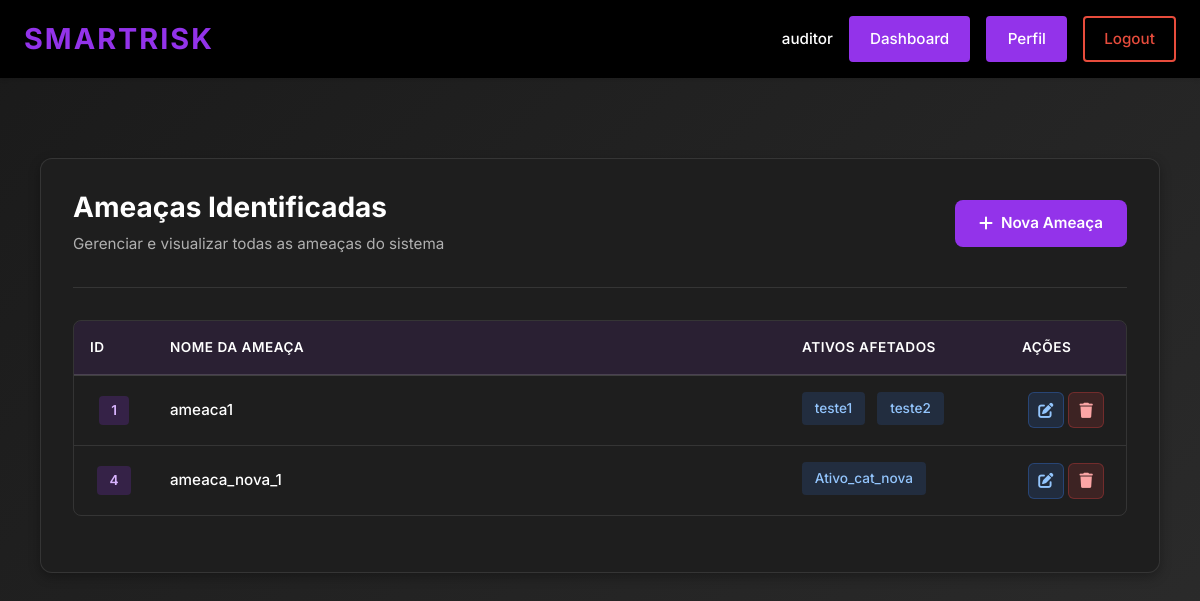
The app's page /lista_ameacas/ (signed in) with its own data.
### ismsapp/models.py (models this page shows, shortened)
class Ameaca(models.Model):
    """The name/title of the threat."""
    nome = models.CharField(
        max_length=255,
        help_text="Nome ou título da ameaça (ex: Ransomware Cryptolocker).",
    )
    """The assets that this threat targets. A threat can affect multiple assets."""
    ativos = models.ManyToManyField(
        Ativo,
        related_name = "ameacas",
        help_text = "Os ativos que esta ameaça tem como alvo.",
    )
    class Meta:
        verbose_name = "Ameaça"
        verbose_name_plural = "Ameaças"

class Ativo(models.Model):
    """Name/identifier of the asset (e.g., 'Servidor de Banco de Dados Prod-01')."""
    nome = models.CharField(
        max_length=255,
        default="Ativo",
        help_text="Nome único ou identificador do ativo (ex.: 'Servidor de Banco de Dados Prod-01').",
    )
    """Foreign key to the asset category that classifies this asset."""
    categoria = models.ForeignKey(
        CategoriaAtivo,
        on_delete=models.SET_NULL,
        null=True,
        related_name="ativos",
        help_text="Categoria que classifica este ativo.",
    )
    """Numeric score for the Confidentiality dimension, indicating how sensitive the asset's information is. Higher values mean greater damage if data is disclosed without authorization."""
    confidencialidade = models.PositiveSmallIntegerField(
        verbose_name = "Confidencialidade (C)",
        default = 0,
        help_text = (
            "Grau de sensibilidade das informações deste ativo. "
            "Uma pontuação mais alta indica maior prejuízo caso os dados sejam divulgados sem autorização."
        ),
    )
    """Numeric score for the Integrity dimension, indicating how critical it is that the asset's data remains accurate and unaltered. Higher values mean greater harm if data is modified or corrupted."""
    integridade = models.PositiveSmallIntegerField(
        verbose_name = "Integridade (I)",
        default = 0,
        help_text = (
            "Grau de criticalidade do dado deste ativo. "
            "Uma pontuação mais alta indica maior dano se os dados forem modificados ou corrompidos."
        ),
    )
    """Numeric score for the Availability dimension, indicating how important it is that the asset is accessible when needed. Higher values mean more severe impact if the asset becomes unavailable."""
    disponibilidade = models.PositiveSmallIntegerField(
        verbose_name = "Disponibilidade (D)",
        default = 0,
        help_text = (
            "Grau de importância do acesso a este ativo quando necessário. "
            "Uma pontuação mais alta indica impacto mais severo se o ativo se tornar indisponível."
        ),
    )
    """The Privacy dimension score, indicating how much the asset handles personal data subject to privacy regulations. Higher values mean greater exposure to privacy-related obligations and risks."""
    privacidade = models.PositiveSmallIntegerField(
        verbose_name = "Privacidade (P)",
        default = 0,
        help_text = (
            "O grau em que este ativo lida com dados pessoais sujeitos a regulamentações de privacidade. "
            "Uma pontuação mais alta indica maior exposição a obrigações e riscos relacionados à privacidade."
        ),
    )
    """Composite CIDP weight calculated from the four dimension scores previously defined. This value is used in risk scoring to reflect the overall criticality of the asset. Consider overriding the save() method or using a @property to automatically keep this value in sync whenever any of the individual dimension scores are updated."""
    peso_cidp = models.DecimalField(
        max_digits = 5,
        decimal_places = 2,
        default = 0,
        help_text = (
            "Peso composto CIDP calculado a partir das quatro pontuações de dimensão acima. "
        ),
    )
    class Meta:
        verbose_name = "Ativo"
        verbose_name_plural = "Ativos"

### ismsapp/views.py (the view)
# urls.py: path("lista_ameacas/", views.ReadAmeacaView.as_view(), name="lista_ameacas"),
class ReadAmeacaView(View):
    template_name = "ismsapp/lista_ameacas.html"
    def _check_permission(self, user):
        if not user.is_authenticated:
            return False
        user_profile = getattr(user, 'profile', None)
        if not user_profile:
            return False
        return True
    def _check_edit_permission(self, user):
        if not user.is_authenticated:
            return False
        user_profile = getattr(user, 'profile', None)
        if not user_profile:
            return False
        allowed_actors = [
            UserProfile.Actor.AUDITOR,
            UserProfile.Actor.ANALISTA
        ]
        return user_profile.actor_type in allowed_actors
    @method_decorator(login_required(login_url="login"))
    def get(self, request, *args, **kwargs):
        if not self._check_permission(request.user):
            return redirect('dashboard')
        from .models import Ameaca
        ameacas = Ameaca.objects.all()
        pode_editar_deletar = self._check_edit_permission(request.user)
        contexto = {
            'ameacas': ameacas,
            'pode_editar_deletar': pode_editar_deletar,
        }
        return render(request, self.template_name, contexto)

### ismsapp/templates/ismsapp/lista_ameacas.html (shortened to what this page needs)
{% extends "ismsapp/base.html" %}
{% load static %}
{% block extra_css %}
    <link href="https://cdn.jsdelivr.net/npm/bootstrap@5.3.0/dist/css/bootstrap.min.css" rel="stylesheet">
    <link href="https://cdnjs.cloudflare.com/ajax/libs/font-awesome/6.4.0/css/all.min.css" rel="stylesheet">
    <link href="{% static 'css/ismsapp/lista_ameacas.css' %}" rel="stylesheet">
{% endblock %}
{% block content %}
    <div class="lista-container">
        <div class="lista-card">
            <div class="lista-header">
                <div class="header-content">
                    <h1>Ameaças Identificadas</h1>
                    <p class="subtitle">Gerenciar e visualizar todas as ameaças do sistema</p>
                </div>
                {% if pode_editar_deletar %}
                <a href="{% url 'deteccao_ameaca' %}" class="btn-add-threat">
                    <i class="fas fa-plus"></i> Nova Ameaça
                </a>
                {% endif %}
            </div>
            {% if ameacas %}
                <div class="threats-table-wrapper">
                    <table class="threats-table">
                        <thead>
                            <tr>
                                <th>ID</th>
                                <th>Nome da Ameaça</th>
                                <th>Ativos Afetados</th>
                                <th>Ações</th>
                            </tr>
                        </thead>
                        <tbody>
                            {% for ameaca in ameacas %}
                                <tr>
                                    <td class="threat-id-cell">
                                        <span class="id-badge">{{ ameaca.id }}</span>
                                    </td>
                                    <td class="threat-name-cell">
                                        {{ ameaca.nome }}
                                    </td>
                                    <td class="threat-assets-cell">
                                        {% if ameaca.ativos.all %}
                                            {% for ativo in ameaca.ativos.all %}
                                                <span class="asset-badge">{{ ativo.nome }}</span>
                                            {% endfor %}
                                        {% else %}
                                            <span class="asset-badge empty">Nenhum ativo</span>
                                        {% endif %}
                                    </td>
                                    <td class="threat-actions-cell">
                                        {% if pode_editar_deletar %}
                                            <a href="{% url 'editar_ameaca' ameaca.id %}" class="action-btn edit-btn" title="Editar">
                                                <i class="fas fa-edit"></i>
                                            </a>
                                            <a href="{% url 'deletar_ameaca' ameaca.id %}" class="action-btn delete-btn" title="Deletar">
                                                <i class="fas fa-trash"></i>
                                            </a>
                                        {% endif %}
                                    </td>
                                </tr>
                            {% endfor %}
                        </tbody>
                    </table>
                </div>
            {% else %}
                <div class="empty-state">
                    <i class="fas fa-shield-alt"></i>
                    <h2>Nenhuma ameaça registrada</h2>
                    <p>Comece registrando uma nova ameaça ao clicar no botão "Nova Ameaça"</p>
                </div>
            {% endif %}
        </div>
    </div>
{% endblock %}

### ismsapp/templates/ismsapp/base.html (shortened to what this page needs)
{% load static %}
<!DOCTYPE html>
<html lang="en">
<head>
    <link rel="stylesheet" href="{% static 'css/ismsapp/header.css' %}">
    {% block extra_css %}{% endblock %}
</head>
<body>
    <header class="isms-header">
        <div class="header-container">
            <a href="{% url 'home' %}" class="header-logo">
                <span class="logo-text">SmartRisk</span>
            </a>
            <nav class="header-nav">
                {% if user.is_authenticated %}
                    <div class="nav-user">
                        <span class="username">{{ user.username }}</span>
                        <a href="{% url 'dashboard' %}" class="nav-button dashboard-button">
                            Dashboard
                        </a>
                        <a href="{% url 'profile' %}" class="nav-button profile-button">
                            Perfil
                        </a>
                        <a href="{% url 'logout' %}" class="nav-button logout-button">
                            Logout
                        </a>
                    </div>
                {% endif %}
            </nav>
        </div>
    </header>
    <main class="main-content">
        {% block content %}{% endblock %}
    </main>
</body>
</html>

### ismsapp/static/css/ismsapp/header.css (style rules this page uses)
.isms-header { background-color: #000000; color: white; padding: 1rem 0; box-shadow: 0 2px 4px rgba(0, 0, 0, 0.1); position: sticky; top: 0; z-index: 100; }
.header-container { max-width: 1200px; margin: 0 auto; padding: 0 1.5rem; display: flex; justify-content: space-between; align-items: center; }
.header-logo { text-decoration: none; color: white; display: flex; align-items: center; gap: 0.5rem; }
.logo-text { font-size: 1.8rem; font-weight: 700; letter-spacing: 2px; color: #9333ea; text-transform: uppercase; transition: color 0.3s ease; }
.header-nav { display: flex; align-items: center; gap: 1rem; }
.nav-user, .nav-auth { display: flex; align-items: center; gap: 1rem; }
.username { font-size: 0.95rem; color: #ffffff; font-weight: 500; padding: 0; background-color: transparent; }
.nav-button { padding: 0.6rem 1.2rem; border-radius: 4px; text-decoration: none; font-size: 0.95rem; font-weight: 500; transition: all 0.3s ease; cursor: pointer; border: none; display: inline-block; }
.profile-button { background-color: #9333ea; color: white; border: 2px solid #9333ea; }
.dashboard-button { background-color: #9333ea; color: white; border: 2px solid #9333ea; }
.logout-button { background-color: transparent; color: #e74c3c; border: 2px solid #e74c3c; }
.main-content { max-width: 1200px; margin: 2rem auto; padding: 0 1.5rem; }

### records on screen
Ameaca: id "1", nome "ameaca1"
Ativo: nome "teste1"
Ativo: nome "teste2"
Ameaca: id "4", nome "ameaca_nova_1"
Ativo: nome "Ativo_cat_nova"

### other values on screen
{{ user.username }} "auditor"
